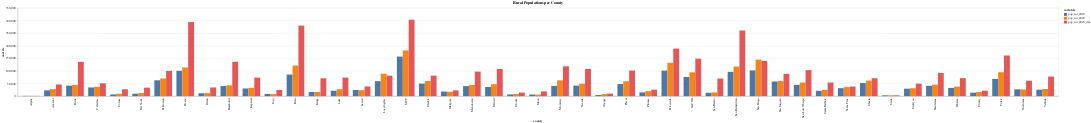

Notebook code for this chart:
### Markdown cell above
### Rural Populations per County

### Code cell
pop_cols=[
    "pop_rur_2010",
    "pop_rur_2020",
    "pop_rur_2025_dla",
    # "2020_fy25_pop_diff"
]
alt.Chart(melt[
        melt["variable"].isin(pop_cols)
    ]).mark_bar().encode(
        x = "county:N",
        y = "metric:Q",
        xOffset="variable:N",
        color = "variable:N",
        tooltip = ["county","variable","metric"]
    ).properties(
        width= "container",
        title= "Rural Populations per County"
    )

### Figure 1 — Vega-Lite specification as saved in the notebook (floating-point values rounded to 4 significant figures; data arrays with more than 128 entries replaced by an {"elided": "..."} marker saying what was removed)
{"config": {"view": {"continuousWidth": 300, "continuousHeight": 300}}, "data": {"name": "data-02e5243c01fdf9bb3b5ca0f8729f9dbd"}, "mark": {"type": "bar"}, "encoding": {"color": {"field": "variable", "type": "nominal"}, "tooltip": [{"field": "county", "type": "nominal"}, {"field": "variable", "type": "nominal"}, {"field": "metric", "type": "quantitative"}], "x": {"field": "county", "type": "nominal"}, "xOffset": {"field": "variable", "type": "nominal"}, "y": {"field": "metric", "type": "quantitative"}}, "title": "Rural Populations per County", "width": "container", "$schema": "https://vega.github.io/schema/vega-lite/v5.20.1.json", "datasets": {"data-02e5243c01fdf9bb3b5ca0f8729f9dbd": {"elided": "141 records"}}}
